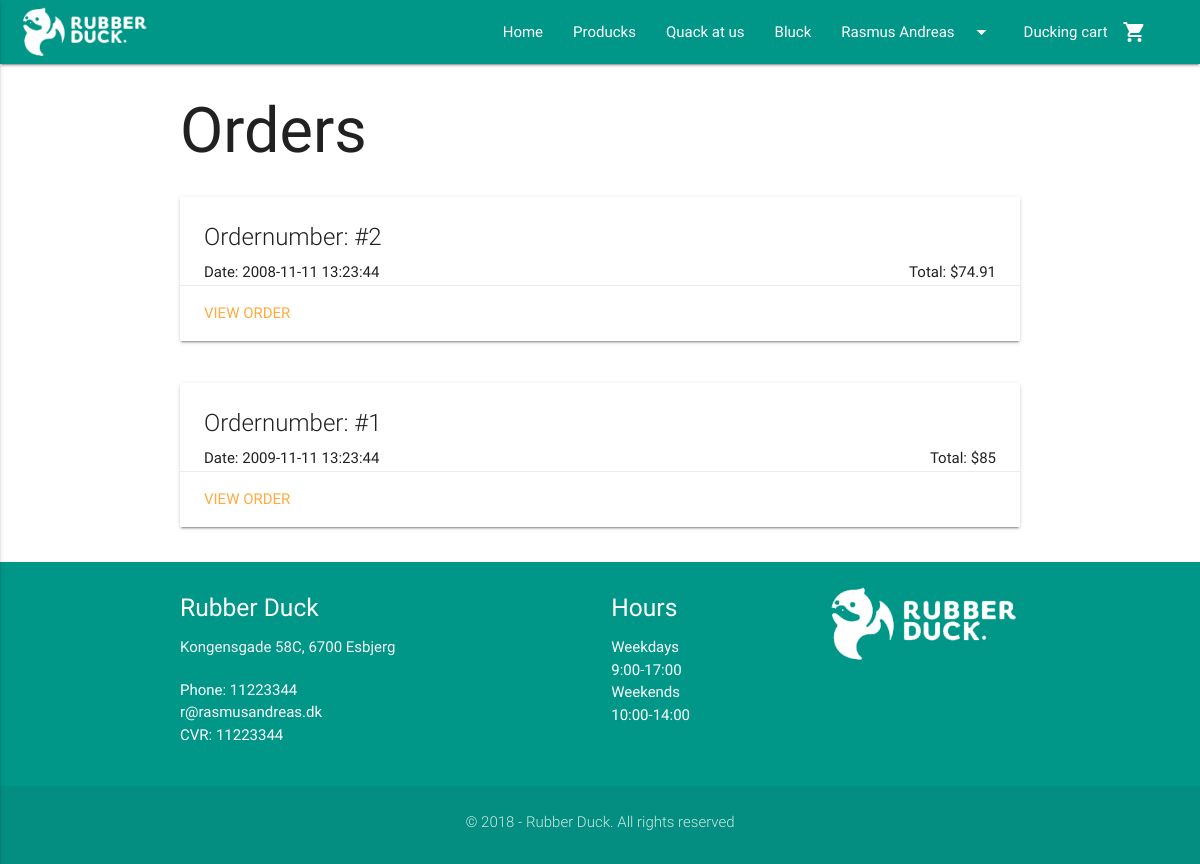
The page /view/orders.php (signed in) on the database its author committed.
### tables this page shows
CREATE TABLE BasicPageInfo (
  CVR int NOT NULL PRIMARY KEY,
  LogoURL varchar(255) NOT NULL,
  ShopName varchar(255) NOT NULL,
  AboutUsText TEXT NULL,
  Email varchar(255) NULL,
  Phone int NULL,
  Street varchar(255) NULL,
  HouseNumber varchar(255) NULL,
  StripeToken varchar(255) NULL,
  ProductsSeoTitle varchar(255) NULL,
  ProductsMetaDescription varchar(255) NULL,
  BlogSeoTitle varchar(255) NULL,
  BlogMetaDescription varchar(255) NULL,
  ContactSeoTitle varchar(255) NULL,
  ContactMetaDescription varchar(255) NULL,
  HomeSeoTitle varchar(255) NULL,
  HomeMetaDescription varchar(255) NULL,
  ZipCode int(20) NOT NULL  
);

CREATE TABLE CustomerOrder (
  OrderNumber int AUTO_INCREMENT NOT NULL PRIMARY KEY,
  Comment varchar(255) NULL,
  StripeChargeID varchar(255) NOT NULL,
  OrderDate TIMESTAMP NOT NULL,
  ShippingStreet varchar(255) NOT NULL,
  ShippingHouseNumber varchar(255) NOT NULL,
  ZipCode int(20) NOT NULL,  
  CustomerEmail varchar(255) NOT NULL,  
  DeliveryMethodID int NOT NULL,  
  OrderStatusID int NOT NULL,  
  PromoCode varchar(255) NULL  
);

CREATE TABLE DeliveryMethod (
  DeliveryMethodID int AUTO_INCREMENT NOT NULL PRIMARY KEY,
  Method varchar(255) NOT NULL,
  MethodDescription varchar(255) NOT NULL,
  DeliveryPrice FLOAT(2) NOT NULL
);

CREATE TABLE PromoCode (
  PromoCode varchar(255) NOT NULL PRIMARY KEY,
  DiscountAmount int(2) NOT NULL,
  StartDate DATE NULL,
  EndDate DATE NULL,
  NumberOfUses int NULL,
  UserEmail varchar(255) NOT NULL  
);

CREATE TABLE ZipCode (
    ZipCode int(20) NOT NULL PRIMARY KEY,
    City varchar(255)
);

CREATE TABLE Hours (
  HoursID int AUTO_INCREMENT NOT NULL PRIMARY KEY,
  Open varchar(255) NOT NULL,
  Close varchar(255) NOT NULL,
  Day varchar(255) NULL
);

### model/contactDAO.php (called while the page is built, shortened)
<?php
    function getPageInfo() {
        try {
            $conn = DB::connect();
            $handle = $conn->prepare("SELECT BasicPageInfo.* , ZipCode.City FROM `BasicPageInfo` INNER JOIN ZipCode ON ZipCode.ZipCode = BasicPageInfo.ZipCode");
            $handle->execute();
            $result = $handle->fetchAll( \PDO::FETCH_ASSOC );
            return $result;
        }
        catch(\PDOException $ex) {
            return print($ex->getMessage());
        }
    }
    function getHours() {
        try {
            $conn = DB::connect();
            $handle = $conn->prepare("SELECT * FROM Hours");
            $handle->execute();
            $result = $handle->fetchAll( \PDO::FETCH_ASSOC );
            return $result;
        }
        catch(\PDOException $ex) {
            return print($ex->getMessage());
        }
    }

### includes/loginCustomer/session.php (called while the page is built, shortened)
<?php
	function logged_in() {
		return isset($_SESSION['CustomerEmail']);
	}
?>

### model/ordersDAO.php (called while the page is built, shortened)
<?php
function getAllOrders($customerEmail) {
  try {
      $conn = DB::connect();
      $statement = "SELECT * FROM CustomerOrder WHERE CustomerEmail = :CustomerEmail ORDER BY OrderNumber DESC";
      $handle = $conn->prepare($statement);
      $handle->bindParam(':CustomerEmail', $customerEmail);
      $handle->execute();
      $result = $handle->fetchAll( \PDO::FETCH_ASSOC );
      return $result;
  }
  catch(\PDOExeption $ex) {
      print($ex->getMessage());
  }
}
function getOrder($orderNumber){
  try {
      $conn = DB::connect();
      $orderNumber = Security::secureString($orderNumber);
      $statement = "SELECT * FROM OrderDetails INNER JOIN Product ON OrderDetails.ItemNumber = Product.ItemNumber WHERE OrderNumber = :OrderNumber";
      $handle = $conn->prepare($statement);
      $handle->bindParam(':OrderNumber', $orderNumber);
      $handle->execute();
      $result = $handle->fetchAll( \PDO::FETCH_ASSOC );
      $statement2 = "SELECT * FROM DeliveryMethod
      INNER JOIN CustomerOrder ON DeliveryMethod.DeliveryMethodID = CustomerOrder.DeliveryMethodID
      INNER JOIN OrderStatus ON CustomerOrder.OrderStatusID = OrderStatus.OrderStatusID
      INNER JOIN ZipCode ON CustomerOrder.ZipCode = ZipCode.ZipCode
      LEFT JOIN PromoCode ON CustomerOrder.PromoCode = PromoCode.PromoCode WHERE OrderNumber = :OrderNumber LIMIT 1";
      $handle = $conn->prepare($statement2);
      $handle->bindParam(':OrderNumber', $orderNumber);
      $handle->execute();
      $result2 = $handle->fetchAll( \PDO::FETCH_ASSOC );
      $total = 0;
      foreach($result as $item) {
        $total = $total + $item["FinalPrice"] * $item["Amount"];
      }
      if(isset($result2[0]["DiscountAmount"])) {
        $totalBeforeDiscount = $total;
        $total = ($total / 100) * $result2[0]["DiscountAmount"];
      } else {
        $totalBeforeDiscount = NULL;
      };
      $orderinfo = array(
        "Products"=>$result,
        "Total"=>$total,
        "BeforeDiscount"=>$totalBeforeDiscount,
        "OrderInfo"=>$result2[0],
    );
      return $orderinfo;
  }
  catch(\PDOExeption $ex) {
      return print($ex->getMessage());
  }
}
?>

### admin/class/Security.php (called while the page is built)
<?php
class Security {
  static function secureString($input) {
    $nohtml = filter_var($input, FILTER_SANITIZE_STRING);
    $trimmed = trim($nohtml);
    return $trimmed;
  }
}

### view/orders.php (the view, shortened to what this page needs)
<?php
require_once("../includes/header.php");
require_once("../model/ordersDAO.php");
$orders = getAllOrders($_SESSION["CustomerEmail"]);
?>
<div class="container">
  <h1>Orders</h1>
  <?php
  foreach ($orders as $row) {
		$orderProductsAndPrice = getOrder($row["OrderNumber"]);
  ?>
      <div class="row">
        <div class="col s12">
          <div class="card">
            <div class="card-content">
              <span class="card-title">Ordernumber: #<?php echo $row["OrderNumber"]; ?></span>
              <p class="left">Date: <?php echo $row["OrderDate"]; ?></p>
							<p class="right">Total: $<?php echo $orderProductsAndPrice["Total"] + $orderProductsAndPrice["OrderInfo"]["DeliveryPrice"]; ?></p>
            </div>
            <div class="card-action">
              <a href="order.php?order=<?php echo $row["OrderNumber"]; ?>">View order</a>
            </div>
          </div>
        </div>
      </div>
  <?php
  }
  ?>
</div>
<?php
require_once("../includes/footer.php");
?>

### includes/header.php (shortened to what this page needs)
<?php
require_once("../admin/class/Security.php");
require_once("../includes/loginCustomer/session.php");
require_once("../model/contactDAO.php");
$pageInfo = getPageInfo();
?>
<!DOCTYPE html>
  <html>
    <html lang="en">
    <head>
      <?php require_once("../includes/seo.php"); ?>
      <link type="text/css" rel="stylesheet" href="../css/materialize.min.css"  media="screen,projection"/>
      <link type="text/css" rel="stylesheet" href="../css/custom/custom.css" />
    </head>
    <body>
      <nav class="teal">
        <div class="nav-wrapper">
            <?php if(isset($pageInfo[0]["LogoURL"]) && !empty($pageInfo[0]["LogoURL"])) : ?>
              <a href="../index.php" class="brand-logo"><img class="responsive-img" style="max-height: 64px!important; padding: 4px 0!important;" src="<?php echo $pageInfo[0]['LogoURL']; ?>"></a>
            <?php elseif(isset($pageInfo[0]["ShopName"]) && !empty($pageInfo[0]["ShopName"])) : ?>
              <a href="../index.php" class="brand-logo"><?php echo $pageInfo[0]["ShopName"]; ?></a>
            <?php else : ?>
              <a href="../index.php" class="brand-logo">Shopname</a>
            <?php endif; ?>
          <ul class="right hide-on-med-and-down">
            <li><a href="../index.php">Home</a></li>
            <li><a href="products.php">Producks</a></li>
            <li><a href="contact.php">Quack at us</a></li>
            <li><a href="blog.php">Bluck</a></li>
            <?php
              if (logged_in() == true) {
            ?>
            <li><a class="dropdown-button" href="" data-activates="dropdown1"><?php echo $_SESSION["FirstName"]; ?><i class="material-icons right">arrow_drop_down</i></a></li>
            <?php
              } else {
            ?>
            <li><a href="login.php">Login</a></li>
            <?php
              }
            ?>
            <li><a href="cart.php">Ducking cart<i class="material-icons right">shopping_cart</i></a></li>
            <?php
              if(isset($_SESSION["cart"])) {
                $amountInCart = count($_SESSION["cart"]);
                if ($amountInCart > 0) {
                ?>
                  <li class="cartamount"><a class="cartamount"><?php echo $amountInCart; ?></a></li>
                <?php
                } else {
                  ?>
                    <li class="cartamount"><a class="cartamount" style="color: transparent;">0</a></li>
                  <?php
                }
              } else {
                ?>
                  <li class="cartamount"><a class="cartamount" style="color: transparent;">0</a></li>
                <?php
              }
            ?>
          </ul>
        </div>
      </nav>

### includes/footer.php (shortened to what this page needs)
<?php require_once ('../model/contactDAO.php');
$pageInfo = getPageInfo();
$hours = getHours();
?>
<footer class="page-footer teal">
      <div class="container">
        <div class="row">
          <div class="col s12 m4">
            <h5 class="white-text"><?php echo $pageInfo[0]["ShopName"];?> </h5>
            <p class="grey-text text-lighten-4">
                <?php echo $pageInfo[0]["Street"] . " " . $pageInfo[0]["HouseNumber"] . ", " . $pageInfo[0]["ZipCode"] . " " . $pageInfo[0]["City"]; ?>
            </p>
              <p>
                Phone: <?php echo $pageInfo[0]["Phone"] ?>
                <br>
                <?php echo $pageInfo[0]["Email"] ?>
                <br>
                CVR: <?php echo $pageInfo[0]["CVR"] ?></p>
          </div>
          <div class="col s12 m3 offset-m2">
            <h5 class="white-text">Hours</h5>
            <ul>
              <?php
              foreach ($hours as $row) {
              ?>
              <li><?php echo $row["Day"] . "<br>" . $row["Open"] . "-" . $row["Close"]; ?></li>
              <?php
              }
              ?>
            </ul>
          </div>
          <div class="col s12 m3">
            <img class="responsive-img" src="<?php echo $pageInfo[0]["LogoURL"]; ?>">
          </div>
        </div>
      </div>
      <div class="footer-copyright">
        <div class="container">
          <p class="center">&copy; <?php echo date("Y");?> - <?php echo $pageInfo[0]["ShopName"]; ?>. All rights reserved</p>
        </div>
      </div>
    </footer>
  </body>
</html>

### css/custom/custom.css (style rules this page uses)
body { position: relative; }
p { margin-bottom: 20px; }
nav .brand-logo { display: inline-block; padding-left: 20px; }
.brand-logo { display: block; margin-right: 20px; }
footer { margin: 0; }

### rows shown on the page
basicpageinfo: LogoURL (picture), ShopName "Rubber Duck", Street "Kongensgade", HouseNumber "58C", ZipCode "6700", ZipCode.City "Esbjerg", Phone "11223344", Email "r@rasmusandreas.dk", CVR "11223344"
customerorder: OrderNumber "2", OrderDate "2008-11-11 13:23:44", DeliveryMethodID.DeliveryPrice "74.91"
customerorder: OrderNumber "1", OrderDate "2009-11-11 13:23:44", OrderNumber.DeliveryPrice "85"
hours: Day "Weekdays", Open "9:00", Close "17:00"
hours: Day "Weekends", Open "10:00", Close "14:00"

### other values the page prints
$_SESSION["FirstName"] "Rasmus Andreas"
